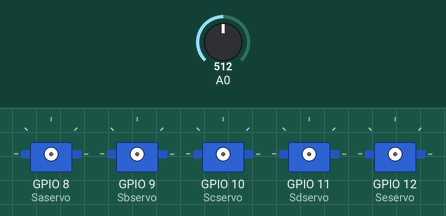
Simulated run of this sketch. Board: ESP8266 (NodeMCU). On the bench: 5 × servo. The inputs (shaded band) are chosen by the test bench; at power-on: A0 = 512. WiFi joins after 1.5 s; servers stay silent unless stated; uploads are accepted with an empty reply; what the sketch prints to the serial monitor is not drawn.

Above: at 0.1 s.
At 1.8 s:
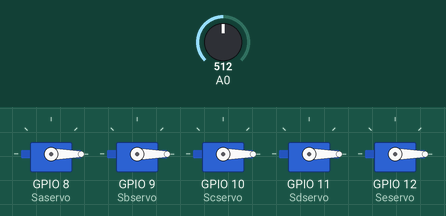
Timing chart, 0 to 3.3 s (numbered marks = the images above):
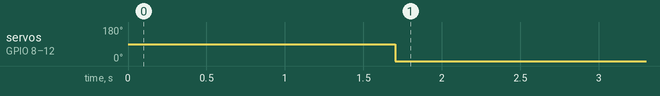

The sketch:

Wifi_comm.ino
```cpp
#include <ESP8266WiFi.h>
#include <ESP8266HTTPClient.h>
#include <ArduinoJson.h>
#include <Servo.h>

const char* ssid = "YOUR_SSID";
const char* password = "YOUR_PASSWORD";

WiFiClient client;
HTTPClient http;

Servo Saservo, Sbservo, Scservo, Sdservo, Seservo;

void setup() {
  Serial.begin(9600);
  WiFi.begin(ssid, password);

  while (WiFi.status() != WL_CONNECTED) {
    delay(500);
    Serial.print(".");
  }
  Serial.println("Connected to WiFi");

  Saservo.attach(8);   // 엄지손가락 서보 모터 연결
  Sbservo.attach(9);   // 새끼손가락 서보 모터 연결
  Scservo.attach(10);  // 약지손가락 서보 모터 연결
  Sdservo.attach(11);  // 중지손가락 서보 모터 연결
  Seservo.attach(12);  // 검지손가락 서보 모터 연결
}

void loop() {
  if (WiFi.status() == WL_CONNECTED) {
    String serverPath = "http://yourserver.com/api/servo";

    String sensorData = "";
    for (int i = 0; i <= 5; i++) {
      int sensorValue = analogRead(i);
      sensorData += "analog" + String(i) + "=" + String(sensorValue) + "&";
    }

    http.begin(client, serverPath);
    http.addHeader("Content-Type", "application/x-www-form-urlencoded");
    int httpResponseCode = http.POST(sensorData);

    if (httpResponseCode > 0) {
      String payload = http.getString();
      DynamicJsonDocument doc(1024);
      deserializeJson(doc, payload);

      Saservo.write(doc["f1"]);
      Sbservo.write(doc["f5"]);
      Scservo.write(doc["f4"]);
      Sdservo.write(doc["f3"]);
      Seservo.write(doc["f2"]);
       delay(500);         // 0.5초
    } else {
      Serial.print("HTTP Error: ");
      Serial.println(httpResponseCode);
    }

    http.end();
  }
  delay(1000);  // 데이터 송수신 주기
}
```

Measured:
- by itself, servo on GPIO 8 (Saservo), servo on GPIO 9 (Sbservo), servo on GPIO 10 (Scservo), servo on GPIO 11 (Sdservo), servo on GPIO 12 (Seservo): 90° → 0° at 1.7 s
